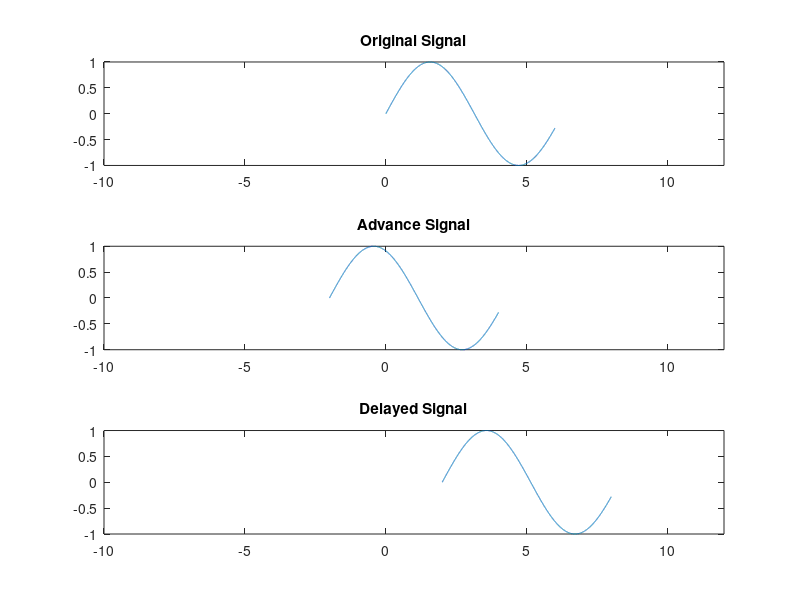

Source code (MATLAB):
t=0:0.001:6;
x=sin(t);


subplot(3,1,1)
plot(t,x)
xlim([-10 12])
title('Original Signal')


subplot(3,1,2)
plot(t-2,x)
xlim([-10 12])
title('Advance Signal')

subplot(3,1,3)
plot(t+2,x)
xlim([-10 12])
title('Delayed Signal')